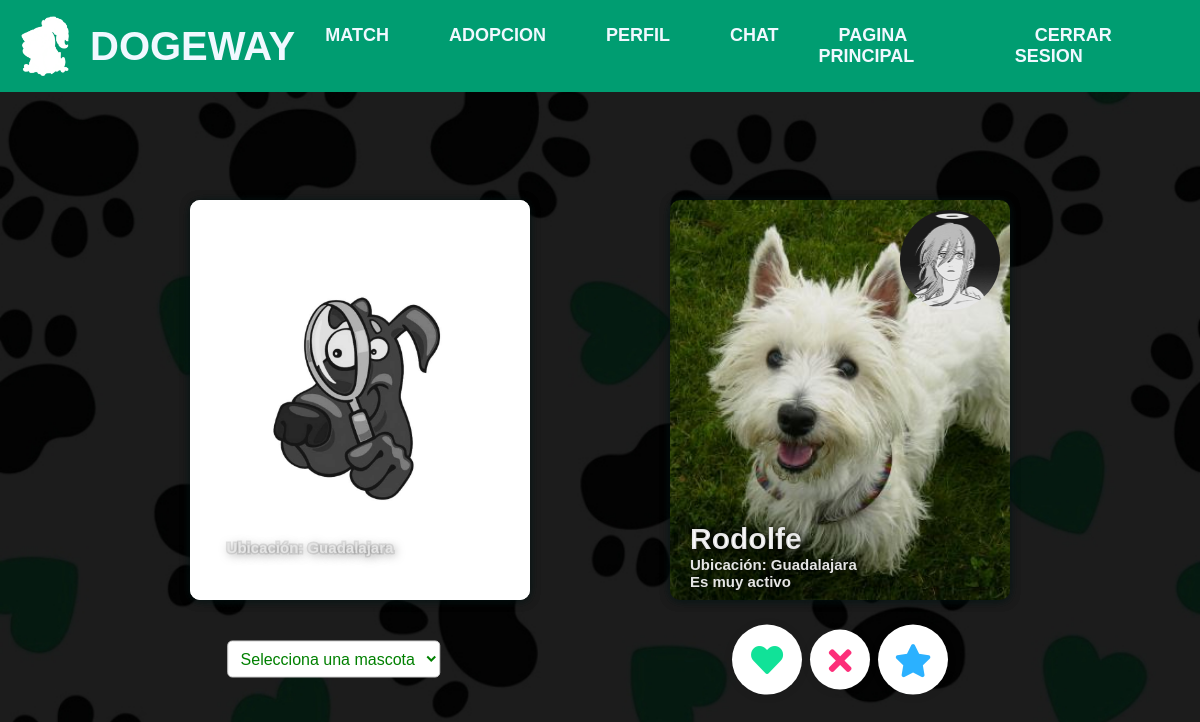
/Dogeway/Match/lista.php (signed in), run on the app's committed database.
### tables this page shows
CREATE TABLE `mascota` (
  `id` int(11) NOT NULL,
  `nombreMascota` varchar(32) NOT NULL,
  `descripcion` text NOT NULL,
  `especie` varchar(32) NOT NULL,
  `raza` varchar(40) NOT NULL,
  `edad` int(11) NOT NULL,
  `cartilla` varchar(128) NOT NULL,
  `especificaciones` varchar(256) NOT NULL,
  `caracteristicas` varchar(256) NOT NULL,
  `fotografiaMascota` varchar(128) NOT NULL,
  `estatus` tinyint(1) NOT NULL DEFAULT 1,
  `categoria` int(2) NOT NULL,
  `id_usuario` int(11) DEFAULT NULL,
  `fecha` datetime DEFAULT NULL
);

CREATE TABLE `usuario` (
  `id` int(11) NOT NULL,
  `nombre` varchar(100) NOT NULL,
  `email` varchar(100) NOT NULL,
  `codigo_verificacion` varchar(32) NOT NULL,
  `verificado` tinyint(1) NOT NULL DEFAULT 0,
  `pass` varchar(50) NOT NULL,
  `curp` varchar(20) NOT NULL,
  `telefono` varchar(15) NOT NULL,
  `nickname` varchar(30) NOT NULL,
  `apellidos` varchar(50) NOT NULL,
  `municipio` varchar(50) NOT NULL,
  `fechanac` date NOT NULL,
  `fotografia` varchar(128) NOT NULL,
  `archivo_n` varchar(128) NOT NULL,
  `ine` text NOT NULL,
  `admin` int(2) NOT NULL DEFAULT 0,
  `status` varchar(20) NOT NULL,
  `unique_id` int(255) NOT NULL
);

### Dogeway/Inicio/includes/user.php (called while the page is built, shortened)
<?php
include_once 'db.php';
class User extends DB{
    public function setUser($user){
        $query = $this->connect()->prepare('SELECT * FROM usuario WHERE nickname = :user');
        $query->execute(['user' => $user]);
        foreach ($query as $currentUser) {
            $this->UniqueId = $currentUser['unique_id'];
            $this->userId = $currentUser['id'];
        }
    }
    public function getuserId(){
        return $this->userId;
    }
    public function getUniqueId(){
        return $this->UniqueId;
    }
}
?>

### Dogeway/Inicio/includes/db.php (called while the page is built)
<?php
class DB{
    private $host;
    private $db;
    private $user;
    private $password;
    private $charset;
    public function __construct(){
        $this->host     = 'localhost';
        $this->db       = 'dogeway';
        $this->user     = 'root';
        $this->password = "";
        $this->charset  = 'utf8mb4';
    }
    function connect(){
        try{
            $connection = "mysql:host=" . $this->host . ";dbname=" . $this->db . ";charset=" . $this->charset;
            $options = [
                PDO::ATTR_ERRMODE            => PDO::ERRMODE_EXCEPTION,
                PDO::ATTR_EMULATE_PREPARES   => false,
            ];
            $pdo = new PDO($connection, $this->user, $this->password, $options);
            return $pdo;
        }catch(PDOException $e){
            print_r('Error connection: ' . $e->getMessage());
        }
    }
}
?>

### Dogeway/Match/lista.php (the view, shortened to what this page needs)
<?php
    include_once '../Inicio/includes/user.php';
    $userSession = new UserSession();
    $user = new User();
    if(isset($_SESSION['user'])){
    $user->setUser($userSession->getCurrentUser());
?>
<?php
$nuevoMascotaId = isset($_GET['selectedMascotaId']) ? $_GET['selectedMascotaId'] : '';
$nuevoMascota = isset($_GET['selectedMascota']) ? $_GET['selectedMascota'] : '';
if (empty($nuevoMascotaId)) {
    $nuevoMascotaId = '';
}
include ('header.php');
$servername = "localhost";
$username = "root";
$password = "";
$dbname = "dogeway";
$conn = new mysqli($servername, $username, $password, $dbname);
$unique_id = $user->getUniqueId();
$idUsuarioActual = $user->getUserId();
if ($nuevoMascotaId !== "") {
    $query = "SELECT mascota.id AS idMascota,
                 usuario.unique_id AS idUsuario,
                 usuario.municipio AS municipio,
                 mascota.nombreMascota AS nombreMascota,
                 usuario.nombre AS nombre,
                 usuario.apellidos AS apellidos,
                 mascota.fotografiaMascota,
                 mascota.descripcion,
                 mascota.especie,
                 usuario.fotografia
          FROM mascota
          JOIN usuario ON mascota.id_usuario = usuario.id
          WHERE mascota.id_usuario != $idUsuarioActual AND mascota.categoria = 1 AND mascota.especie = $nuevoMascota
          ORDER BY RAND();";
} else {
    $query = "SELECT mascota.id AS idMascota,
                 usuario.unique_id AS idUsuario,
                 usuario.municipio AS municipio,
                 mascota.nombreMascota AS nombreMascota,
                 usuario.nombre AS nombre,
                 usuario.apellidos AS apellidos,
                 mascota.fotografiaMascota,
                 mascota.descripcion,
                 mascota.especie,
                 usuario.fotografia
          FROM mascota
          JOIN usuario ON mascota.id_usuario = usuario.id
          WHERE mascota.id_usuario != $idUsuarioActual AND mascota.categoria = 1
          ORDER BY RAND();";
}
$result = $conn->query($query);
if ($result) {
?>
            <select id="mascotaSelect" name="mascotaSelect" onchange="actualizarContenido(event)">
                    <option value="" disabled selected>Selecciona una mascota</option>
            </select>
            <div class=seleccion id="imagenMascota"></div>
            <div class="profiles">
                <div id='ubicacion'></div>
            </div>
<ul id="efecto">
    <?php $indiceResultadoActual = 1;
     while ($row = $result->fetch_assoc()) : ?>
        <div class="content visible" id="resultados_<?php echo $indiceResultadoActual; ?>">
            <div class="card">
                <div class="user">
                    <?php
                        echo "<img class='user' src='../RegistroMascota/archivos/" . $row["fotografiaMascota"] . "' alt=''>";
                        $idMascota = $row["idMascota"];
                        $idUsuario = $row["idUsuario"];
                    ?>
                    <div class="profile">
                        <div class="name">
                            <p><?php echo $row["nombreMascota"]; ?></p>
                        </div>
                        <div class="ubicacion">
                                <p>Ubicación: <?php echo $row["municipio"];?></p>
                        </div>
                        <div class="descripcion">
                            <p><?php echo $row["descripcion"];?></p>
                        </div>
                    </div>
                </div>
                <?php echo "<img id='fotografiass' src='../Registro/archivos/" . $row["fotografia"] . "' alt=''width='100' height='100'>"; ?>
            </div>
            <div class="buttons">
                <div class="heart">
                    <i class="fas fa-heart" onclick="enviarDatos(<?php echo $idMascota . ', ' . $idUsuario . ', ' . $unique_id; ?>, 1, document.getElementById('mascotaSelect').value)"></i>
                </div>
                <div class="no">
                    <i class="fas fa-times" onclick="enviarDatos(<?php echo $idMascota . ', ' . $idUsuario . ', ' . $unique_id; ?>, 3, document.getElementById('mascotaSelect').value,)"></i>
                </div>
                <div class="star">
                    <i class="fas fa-star fa" onclick="enviarDatos(<?php echo $idMascota . ', ' . $idUsuario . ', ' . $unique_id; ?>, 2, document.getElementById('mascotaSelect').value,)"></i>
                </div>
            </div>
        </div>
        <?php
        $indiceResultadoActual++;
        ?>
    <?php endwhile; ?>
</ul>
    <?php
} else {
    echo "Error en la consulta: " . $conn->error;
}
?>
<?php
} else {header("Location: ../Inicio/index.php");
  exit();
}
?>

### Dogeway/CSS/matchear.css (style rules this page uses)
* { padding: 0; margin: 0; box-sizing: border-box; text-decoration: none; font-family: 'Poppins', sans-serif; }
.content .buttons { margin-top: 10px; display: flex; align-items: center; position: absolute; top: 50%; left: 50%; transform: translate(-50%, 270%); }
.content .buttons .no i { color: #fd2e79; font-size: 33px; }
.content .buttons .star i { color: #2bb1ff; font-size: 33px; }
.content .buttons .heart i { color: #11e298; font-size: 32px; }
.content .buttons .no, .content .buttons .star, .content .buttons .heart { background-color: #fff; width: 70px; height: 70px; box-shadow: 0 1px 10px 0 rgba(0, 20, 20, 0.1); display: flex; justify-content: center; align-items: center; border-radius: 70px; margin: 4px; transition: 0.2s transform; }
.content .buttons .no { width: 60px; height: 60px; }
.content .card .user { width: 340px; height: 400px; object-fit: cover; border-radius: 10px; box-shadow: 0 1px 10px 0 rgba(0, 20, 20, 0.5); position: absolute; top: 50%; left: 50%; transform: translate(-50%, -50%); }
.content { width: 50%; display: none; padding: 20px 0; align-items: center; position: absolute; top: 50%; left: 70%; transform: translate(-50%, -50%); }
.content.visible { animation: fadeIn 0.5s ease-in-out; }
.visible { display: block; }
.seleccion { border: 1px solid #ccc; width: 340px; height: 400px; object-fit: cover; border-radius: 10px; box-shadow: 0 1px 10px 0 rgba(0, 20, 20, 0.5); position: absolute; top: 50%; left: 30%; transform: translate(-50%, -50%); background-color: white; }
#mascotaSelect { position: absolute; top: 50%; left: 50%; text-align: center; transform: translate(-175%, 650%); padding: 8px; border: 1px solid #ccc; border-radius: 5px; background-color: white; color: green; font-size: 16px; }
.content .card .user .profile { position: absolute; bottom: 10px; left: 20px; color: white; text-shadow: 5px 5px 10px rgba(0, 0, 0, 0.5); }
.content .card .user .profile .name { font-size: 30px; text-shadow: 2px 2px 10px rgba(0, 0, 0, 0.9); -webkit-text-stroke: 3px rgba(0, 0, 0, 0.1); font-weight: 800; }
.content .card .user .profile .ubicacion { font-size: 15px; text-shadow: 2px 2px 10px rgba(0, 0, 0, 0.5); -webkit-text-stroke: 3px rgba(0, 0, 0, 0.1); font-weight: 800; }
.content .card .user .profile .descripcion { font-size: 15px; text-shadow: 2px 2px 10px rgba(0, 0, 0, 0.5); -webkit-text-stroke: 3px rgba(0, 0, 0, 0.1); font-weight: 800; }
.profile { position: absolute; bottom: 10px; left: 20px; color: white; text-shadow: 5px 5px 10px rgba(0, 0, 0, 0.5); }
.profiles { position: absolute; top: 68%; left: 30%; transform: translate(-80%, -30%); color: white; text-shadow: 5px 5px 10px rgba(0, 0, 0, 0.5); }
.profiles #ubicacion { font-size: 15px; text-shadow: 2px 2px 10px rgba(0, 0, 0, 0.5); -webkit-text-stroke: 3px rgba(0, 0, 0, 0.1); font-weight: 800; }
#efecto { opacity: 0; transition: opacity 1s ease-in-out; }
#efecto.visible { opacity: 1; }
#nombreMascota, #descripcion, #ubicacion, #foto, #imagenMascota { opacity: 0; transition: opacity 1s ease-in-out; }
#fotografiass { border-radius: 50%; position: absolute; top: 0%; left: 50%; transform: translate(60%, -170%); }
#nombreMascota.animated.fadeIn, #descripcion.animated.fadeIn, #ubicacion.animated.fadeIn, #foto.animated.fadeIn, #imagenMascota.animated.fadeIn { opacity: 1; }

### data on the page
mascota: fotografiaMascota (picture), nombreMascota "Rodolfe", id_usuario.municipio "Guadalajara", descripcion "Es muy activo", id_usuario.fotografia (picture)
